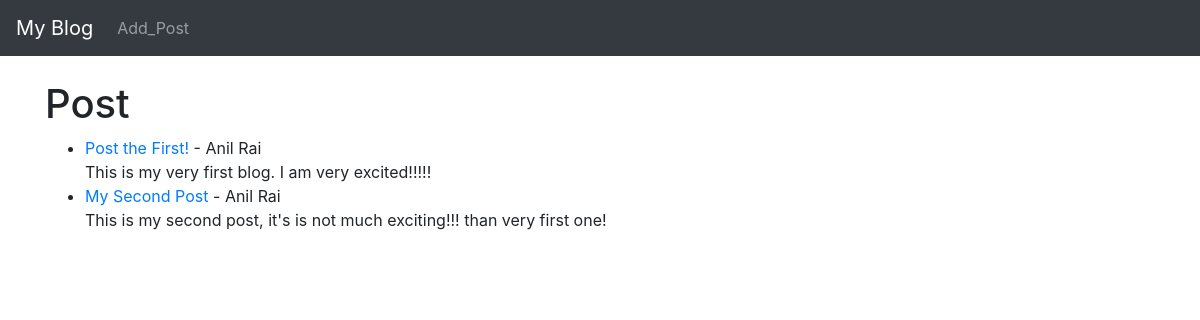
The app's page /, older data.
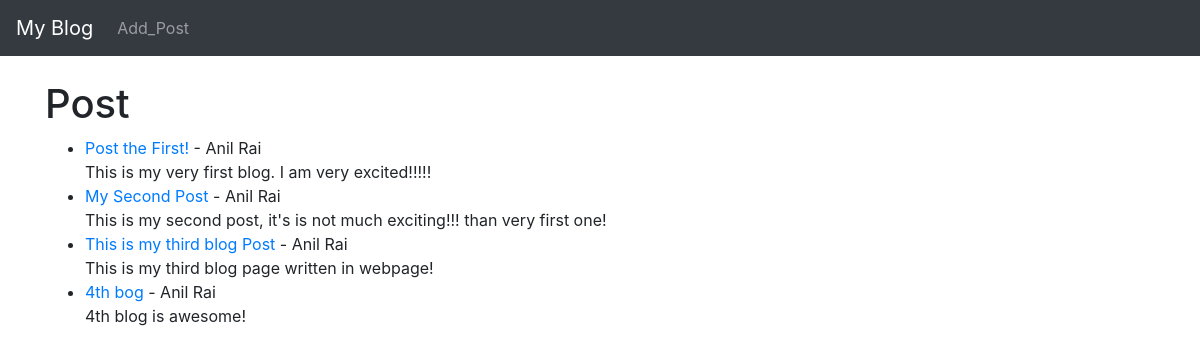
The same page, newer data.
### theblog/models.py (models this page shows, shortened)
class Post(models.Model):
    title = models.CharField(max_length=255)
    title_tag = models.CharField(max_length=255)
    author = models.ForeignKey(User,on_delete=models.CASCADE)
    body = models.TextField()

### theblog/views.py (the view)
# urls.py: path('', HomeView.as_view(),name='home'),
class HomeView(ListView):
    model = Post
    template_name = 'home.html'

### theblog/templates/home.html
{% extends 'base.html' %}
{% block content %}
<h1> Post </h1>
<ul>
{% for post in object_list %}
    <li><a href="{% url 'article-detail' post.pk %}">
        {{ post.title }}</a> - {{post.author.first_name}}
        {{post.author.last_name}} <br/>
    {{post.body}}</li>
{% endfor %}
</ul>
{% endblock %}

### theblog/templates/base.html (shortened to what this page needs)
<!doctype html>
<html lang="en">
  <head>
    <link rel="stylesheet" href="https://cdn.jsdelivr.net/npm/bootstrap@4.4.1/dist/css/bootstrap.min.css">
  </head>
  <body>
    <nav class="navbar navbar-expand-lg navbar-dark bg-dark">
        <a class="navbar-brand" href="{% url 'home' %}">My Blog</a>
        <div class="collapse navbar-collapse" id="navbarSupportedContent">
          <ul class="navbar-nav mr-auto">
            <li class="nav-item">
              <a class="nav-link" href={% url 'add_post' %}>Add_Post</a>
            </li>
          </ul>
        </div>
      </nav>
    <br/>
    <div class="container">
      {% block content %}
      {% endblock %}
    </div>
  </body>
</html>

Row changes from the older to the newer data that the page shows:
added Post: title "This is my third blog Post", author.first_name "Anil", author.last_name "Rai", body "This is my third blog page written in webpage!"
added Post: title "4th bog", author.first_name "Anil", author.last_name "Rai", body "4th blog is awesome!"
